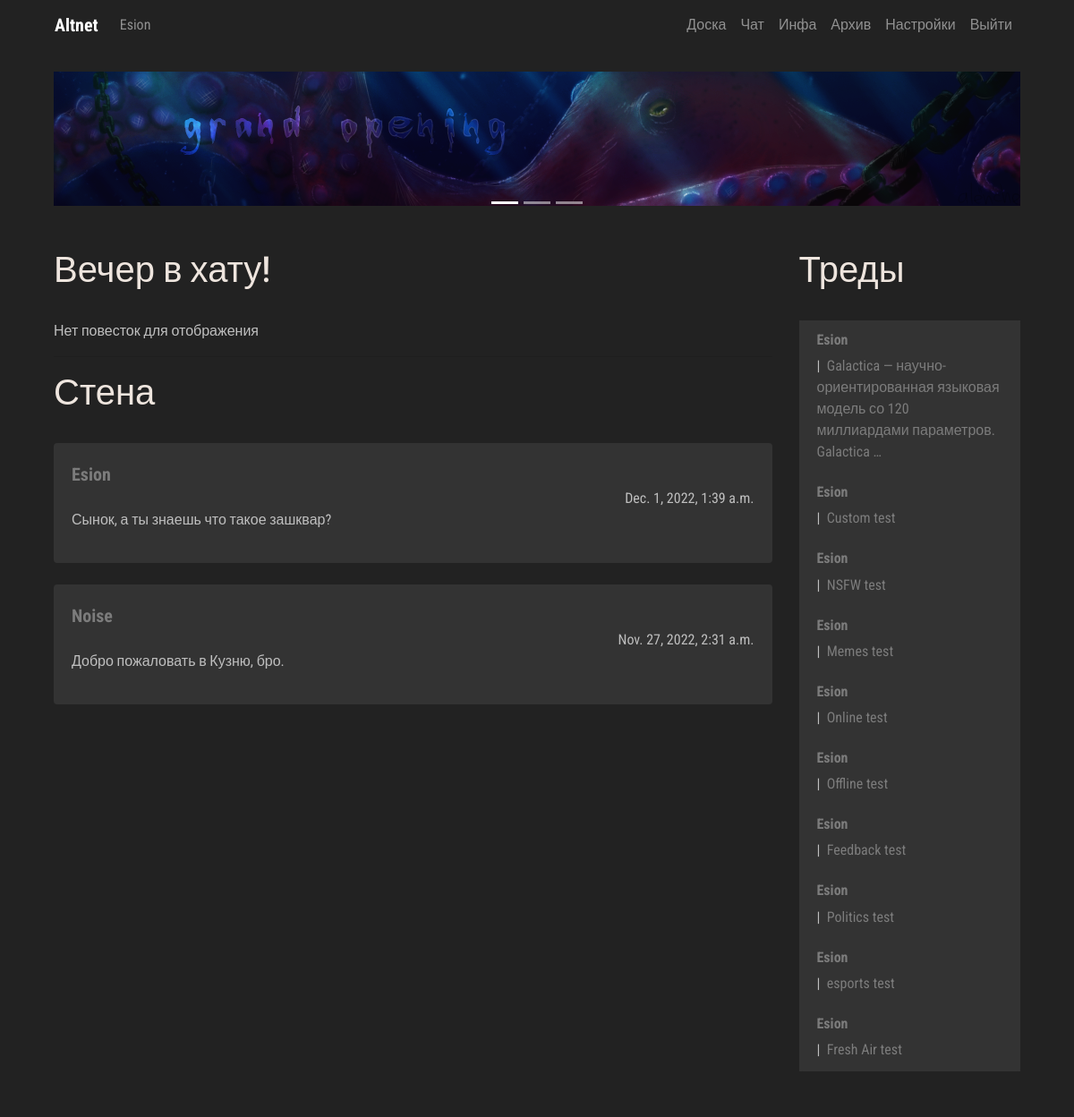
The page /manager/me/ (signed in) on the database its author committed.
### manager/models.py (models this page shows, shortened)
class UserPublicPost(models.Model):
    post_author = models.CharField('Message Author', max_length=150, null=False, blank=False)
    post_text = models.CharField('Post text', max_length=250)
    post_date = models.DateTimeField('Post date', auto_now=True)
    language_code = models.IntegerField(null=True, blank=True, default=0)

### board/models.py (models this page shows, shortened)
class Thread(models.Model):
    def was_published_recently(self):
        now = timezone.now()
        return now - datetime.timedelta(days=1) <= self.pub_date <= now
    thread_title = models.CharField('Thread title', max_length=100)
    thread_text = models.TextField('Thread text', max_length=10000)
    pub_date = models.DateTimeField('Date published', auto_now=True)
    CATEGORY_CHOICES = [('Random', 'Random'), ('Broadcast', 'Broadcast'), ('Animation', 'Animation'),
                        ('Artwork', 'Artwork'), ('Cinematics', 'Cinematics'), ('Videogames', 'Videogames'),
                        ('Writing', 'Writing'), ('Fresh Air', 'Fresh Air'), ('Esports', 'Esports'),
                        ('Politics', 'Politics'), ('Feedback', 'Feedback'), ('HiTech', 'HiTech'),
                        ('Offline', 'Offline'), ('Online', 'Online'), ('Memes', 'Memes'),
                        ('NSFW', 'NSFW'), ('Custom', 'Custom')]
    category = models.CharField(max_length=100, choices=CATEGORY_CHOICES)
    thread_author = models.CharField('Thread Author', max_length=150, blank=False, null=False)
    was_published_recently.admin_order_field = 'pub_date'
    was_published_recently.boolean = True
    was_published_recently.short_description = 'Published recently?'
    thread_pic = models.ImageField(upload_to=user_thread_directory_path, blank=True, null=True)
    language_code = models.IntegerField(blank=True, null=True, default=0)
    visible = models.BooleanField(blank=False, null=False, default=True)

### manager/views.py (the view)
# urls.py: path('me/', views.meview, name='me'),
def meview(request):
    if request.user.is_authenticated:
        loc_option = Hikka.objects.get(user=request.user.id).language_code
    else:
        loc_option = 0
    latest_threads = Thread.objects.filter(language_code=loc_option).order_by('-pub_date')[:10]
    latest_posts = UserPublicPost.objects.filter(language_code=loc_option).order_by('-post_date')[:10]
    admin_posts = AdminPublicPost.objects.filter(language_code=loc_option).order_by('-post_date')[:10]
    loc = UI
    headers = Headers
    errors = Errors
    me = Me
    context = {
        'me': me,
        'headers': headers,
        'errors': errors,
        'lang': loc_option,
        'UI': loc,
        'threads': latest_threads,
        'posts': latest_posts,
        'admins': admin_posts
    }
    return render(request, 'me.html', context)

### board/templatetags/loc_extra.py (called while the page is built)
@register.filter
def return_item(l, i):
    try:
        return l[i]
    except:
        return None

@register.filter
def random_message(l, i):
    try:
        return Me.greet(i)
    except:
        return None

### loc/Me.py (called while the page is built)
def greet(language_code):
    if language_code == 0:
        return WELCOME_RANDOM_EN[randint(0, 3)]
    elif language_code == 1:
        return WELCOME_RANDOM_RU[randint(0, 3)]

### manager/templates/me.html (shortened to what this page needs)
{% extends 'hat.html' %}
{% block content %}
{% load loc_extra %}
            <div class="row col-">
               <div class=" col-lg-9 col- content">
                  <br>
                  <div class="trds">
                     <main class="contentd" role="main">
                        <header>
                           <h1 data-text="{{ me.greet|random_message:lang }}">{{ me.greet|random_message:lang }}
                           </h1>
                        </header>
                     </main>
                  </div>
                  <br>
                  {% if admins %}
                  {% for admin in admins %}
                  <div class="card">
                     <div class="card-body">
                        <h4 class="card-title">
                           <p class="article"> {{ admin.post_title }} </p>
                        </h4>
                        {{ admin.post_text|linebreaks }}
                        <div class="d-flex flex-row-reverse">{{ admin.post_date }}</div>
                     </div>
                  </div>
                  <br />
                  {% endfor %}
                  {% else %}
                  {{ errors.NO_AGENDA_POSTS|return_item:lang }}
                  {% endif %}
                  <br>
                  <hr>
                  <div class="trds">
                     <main class="contentd" role="main">
                        <header>
                           <h1 data-text="{{ headers.PUBLIC_MESSAGES|return_item:lang }}">{{ headers.PUBLIC_MESSAGES|return_item:lang }}
                           </h1>
                        </header>
                     </main>
                  </div>
                  <br>
                  {% if posts %}
                  {% for post in posts %}
                  <div class="card">
                     <div class="card-body">
                              <a class="article" href="{% url 'Board:guest' post.post_author%}"> {{ post.post_author }}</a>
                        <div class="d-flex flex-row-reverse">{{ post.post_date }}</div>
                        {{ post.post_text|linebreaks }}
                     </div>
                  </div>
                  <br />
                  {% endfor %}
                  {% else %}
                  {{ errors.NO_PUBLIC_MESSAGES|return_item:lang }}
                  {% endif %}
               </div>
               <div class=" col-lg-3 col- left-sidebar">
                  <br>
                  <div class="trds">
                     <main class="contentd" role="main">
                        <header>
                           <h1 data-text="{{ headers.THREADS|return_item:lang }}">{{ headers.THREADS|return_item:lang }}
                           </h1>
                        </header>
                     </main>
                  </div>
                  <br>
                  {% if threads %}
                  <ul class="list-group">
                     {% for thread in threads %}
                     <li class="list-group-item">
                        <h6> <a class="userlk" href="{% url 'Board:guest' thread.thread_author %}">
                        {{ thread.thread_author }}</a> </h6>
                        |&nbsp;<a href="{% url 'Board:thread' thread.id %}"> {{ thread.thread_text|truncatewords:10 }}  </a>
                     </li>
                     {% endfor %}
                  </ul>
                  {% else %}
                  {{ errors.NO_THREADS|return_item:lang }}
                  {% endif %}
                  <br>
               </div>
            </div>
{% endblock %}

### board/templates/hat.html (shortened to what this page needs)
<!DOCTYPE html>
{% load loc_extra %}
<html lang="en"><head>
	<link rel="stylesheet" href="https://stackpath.bootstrapcdn.com/bootstrap/4.3.1/css/bootstrap.min.css">
     {% load static %}
    <link rel="stylesheet" href=" {% static 'css/master.css' %} " type="text/css">
  </head>
  <body>
<div class="container">
   <nav class="navbar navbar-expand-lg navbar-dark" style="background-color: #222222;">
  <div class="collapse navbar-collapse" id="navbarTogglerDemo01">
    <a class="navbar-brand" href="{% url 'Manager:me' %}"><b>Altnet</b></a>
    <ul class="navbar-nav mr-auto mt-2 mt-lg-0">
    {% if user.is_authenticated %}
         <li class="nav-item">
           <a class="nav-link" href="{% url 'Board:user' %}">{{ user.username }}</a>
      </li>
        {% else %}
        <li class="nav-item">
        <a class="nav-link" href="{% url 'Manager:login' %}">{{ UI.LOG_IN|return_item:lang }}</a>
      </li>
        {% endif %}
    </ul>
     <ul class="navbar-nav  mt-2 mt-lg-0">
      <li class="nav-item">
        <a class="nav-link" href="{% url 'Board:board' %}">{{ UI.BOARD|return_item:lang }}</a>
      </li>
      <li class="nav-item">
        <a class="nav-link" href="{% url 'Chat:chat' %}">{{ UI.CHAT|return_item:lang }}</a>
      </li>
      <li class="nav-item">
        <a class="nav-link" href="{% url 'Paper:info' %}">{{ UI.INFO|return_item:lang }}</a>
      </li>
      <li class="nav-item">
        <a class="nav-link" href="{% url 'Archive:index' %}">{{ UI.ARCHIVE|return_item:lang }}</a>
      </li>
      <li class="nav-item">
        <a class="nav-link" href="#">{{ UI.SETTINGS|return_item:lang }}</a>
      </li>
      <li class="nav-item">
        <a class="nav-link" href="{% url 'Manager:logout' %}">{{ UI.LOG_OUT|return_item:lang }}</a>
      </li>
    </ul>
  </div>
</nav>
<div class="col-lg-12 head-block"><br>
<div id="carouselExampleControls" class="carousel slide" data-ride="carousel">
     <ol class="carousel-indicators">
    <li data-target="#carouselExampleControls" data-slide-to="0" class="active"></li>
    <li data-target="#carouselExampleControls" data-slide-to="1"></li>
    <li data-target="#carouselExampleControls" data-slide-to="2"></li>
  </ol>
  <div class="carousel-inner">
    <div class="carousel-item active">
      <img class="d-block w-100" src="{% static 'imgs/go.png' %}" alt="Second slide" height="150px">
    </div>
  </div>
<br>
</div>
{% block content %} {% endblock %}
<br>
    </div>
</div>
</body>
</html>

### static/css/master.css (style rules this page uses)
.head-block,.top-menu,.top-material,.left-sidebar,.content { background:#222222; margin-bottom:5px; }
.head-block { height:40px; }
.content { border: none; }
.head-block { height:150px; background:right center no-repeat; }
.card { background: #333333; border: none; }
.list-group, .list-group-item { background: #333333; border: none; }
.userlk { font-weight: bold; }
.article { font-weight: bold; font-size: 20px; }
body { font-family: 'Roboto Condensed', sans-serif; font-size: initial; }
a { color: #7c7c7c; font-size: initial; }
body { background: #222; color: #bfbfbf; }
.contentd header h1 { position:relative;color:#eee5de }
.contentd header h1:after, .contentd header h1:before { position:absolute;top:0;overflow:hidden;clip:rect(0,100vw,0,0);content:attr(data-text);background: #a9a9a9 }
.contentd header h1:before { left:-1vmin;animation:noise 7s infinite steps(3,end) alternate-reverse;color:#71fcff;text-shadow:.4vmin 0 #00f,-.2vmin 1vmin red }
.contentd header h1:after { left:1vmin;animation:noise-alt 5s infinite steps(3,end) alternate-reverse;color:#ff9eed;text-shadow:-2vmin 0 #ff0,.1vmin -1vmin #00f }
.trds { background: #none; }

### rows shown on the page
UserPublicPost: post_author "Esion", post_date "Dec. 1, 2022, 1:39 a.m.", post_text "Сынок, а ты знаешь что такое зашквар?"
UserPublicPost: post_author "Noise", post_date "Nov. 27, 2022, 2:31 a.m.", post_text "Добро пожаловать в Кузню, бро."
Thread: thread_author "Esion", thread_text "Galactica — научно-ориентированная языковая модель со 120 миллиардами параметров. Galactica …"
Thread: thread_author "Esion", thread_text "Custom test"
Thread: thread_author "Esion", thread_text "NSFW test"
Thread: thread_author "Esion", thread_text "Memes test"
Thread: thread_author "Esion", thread_text "Online test"
Thread: thread_author "Esion", thread_text "Offline test"
Thread: thread_author "Esion", thread_text "Feedback test"
Thread: thread_author "Esion", thread_text "Politics test"
Thread: thread_author "Esion", thread_text "esports test"
Thread: thread_author "Esion", thread_text "Fresh Air test"

### other values the page prints
{{ user.username }} "Esion"
{{ UI.BOARD|return_item:lang }} "Доска"
{{ UI.CHAT|return_item:lang }} "Чат"
{{ UI.INFO|return_item:lang }} "Инфа"
{{ UI.ARCHIVE|return_item:lang }} "Архив"
{{ UI.SETTINGS|return_item:lang }} "Настройки"
{{ UI.LOG_OUT|return_item:lang }} "Выйти"
{{ me.greet|random_message:lang }} "Вечер в хату!"
{{ errors.NO_AGENDA_POSTS|return_item:lang }} "Нет повесток для отображения"
{{ headers.PUBLIC_MESSAGES|return_item:lang }} "Стена"
{{ headers.THREADS|return_item:lang }} "Треды"
